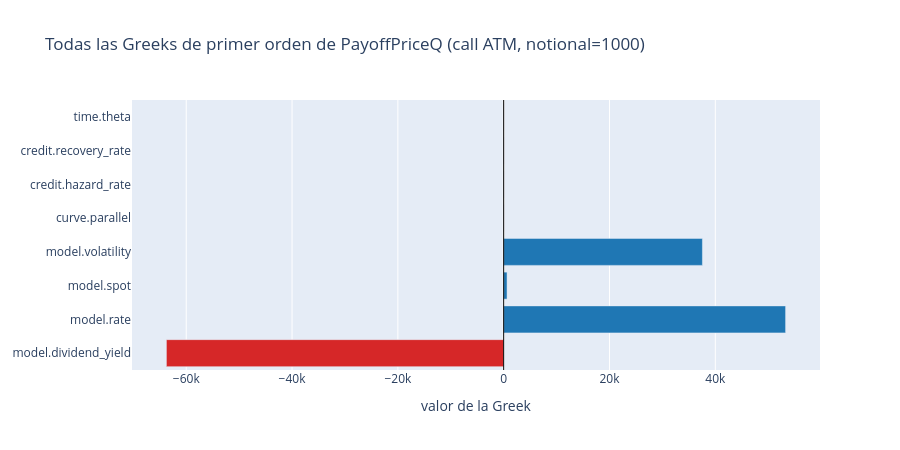

The cell this chart's notebook holds for it:
### Markdown cell above
## 1. `all_greeks`: barrido automatico sobre una call GBM

### Code cell
OBS = "EQ.SPOT.AAPL"
S0, K, R, Q_DIV, SIGMA, T = 100.0, 100.0, 0.05, 0.0, 0.20, 1.0

trade = qd.european_call("AAPL_CALL_100", OBS, strike=K, notional=1_000.0, maturity=T)
model = qd.Gbm(s0=S0, r=R, q=Q_DIV, sigma=SIGMA, observable=OBS)
market = qd.Market(pillars=[T], zero_rates=[R])
eng = qd.Engine(backend="cpu", n_paths=200_000, n_steps=1, seed=7)

report = eng.all_greeks(trade, "PayoffPriceQ", model, market)

names = [g.risk_factor for g in report.greeks]
values = [g.value for g in report.greeks]
colors = ["#d62728" if v < 0 else "#1f77b4" for v in values]

fig = go.Figure(go.Bar(x=values, y=names, orientation="h", marker_color=colors))
fig.add_vline(x=0.0, line_color="black", line_width=1)
fig.update_layout(
    title="Todas las Greeks de primer orden de PayoffPriceQ (call ATM, notional=1000)",
    xaxis_title="valor de la Greek",
    yaxis_title=None,
    height=450,
    width=900,
)
fig.show()

for g in report.greeks:
    print(f"{g.risk_factor:<22} = {g.value:>14,.4f}  (metodo={g.method_used}, medida={g.measure})")
if report.skipped:
    print("Omitidas:", report.skipped)

### Figure 1 — Plotly figure (JSON) as saved in the notebook; plotly's stock layout.template omitted (floating-point values rounded to 4 significant figures)
{"data": [{"marker": {"color": ["#d62728", "#1f77b4", "#1f77b4", "#1f77b4", "#1f77b4", "#1f77b4", "#1f77b4", "#d62728"]}, "orientation": "h", "type": "bar", "x": [-63750.0, 53290.0, 637.5, 37560.0, 0.0, 0.0, 0.0, -17.6], "y": ["model.dividend_yield", "model.rate", "model.spot", "model.volatility", "curve.parallel", "credit.hazard_rate", "credit.recovery_rate", "time.theta"]}], "layout": {"height": 450, "shapes": [{"line": {"color": "black", "width": 1}, "type": "line", "x0": 0.0, "x1": 0.0, "xref": "x", "y0": 0, "y1": 1, "yref": "y domain"}], "title": {"text": "Todas las Greeks de primer orden de PayoffPriceQ (call ATM, notional=1000)"}, "width": 900, "xaxis": {"title": {"text": "valor de la Greek"}}, "yaxis": {"title": {}}}}
